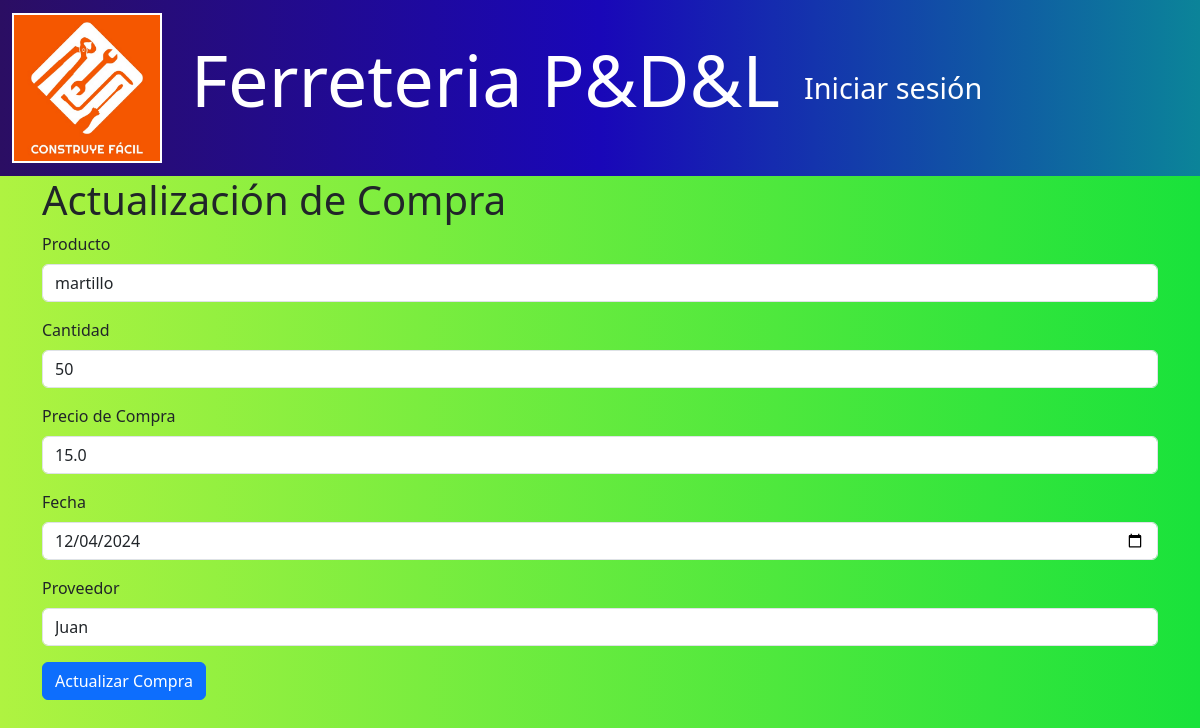
The app's page /compras/edit/1 with its own data.
### models/compra_model.py (models this page shows, shortened)
class Compra(db.Model):
    __tablename__ = "compras"
    id = db.Column(db.Integer, primary_key=True)
    producto_id = db.Column(db.Integer, db.ForeignKey('productos.id'), nullable=False)
    cantidad = db.Column(db.Integer, nullable=False)
    precio_compra = db.Column(db.Float, nullable=False)
    fecha = db.Column(db.Date, nullable=False)
    proveedor = db.Column(db.String(100), nullable=False)
    producto = db.relationship('Producto', back_populates='compras')
    @staticmethod
    def get_by_id(id):
        return Compra.query.get(id)

### models/producto_model.py (models this page shows, shortened)
class Producto(db.Model):
    __tablename__ = "productos"
    id = db.Column(db.Integer, primary_key=True)
    nombre = db.Column(db.String(100), nullable=False)
    descripcion = db.Column(db.String(120), nullable=False)
    precio = db.Column(db.Float(11, 2), nullable=False)
    stock = db.Column(db.Integer, nullable=False)
    ventas = db.relationship('Venta', back_populates='producto')
    compras = db.relationship('Compra', back_populates='producto')
    facturas = db.relationship('Factura', back_populates='producto')

### controllers/compra_controller.py (the view, shortened to what this page needs)
@compra_bp.route("/edit/<int:id>", methods=['GET', 'POST'])
def edit(id):
    compra = Compra.get_by_id(id)
    if not compra:
        flash("Compra no encontrada.", "error")
        return redirect(url_for('compra.index'))
    productos = Producto.query.all()
    return compra_view.edit(compra, productos)

### run.py (called while the page is built)
@app.context_processor
def inject_active_path():
    def is_active(path):
        return 'active' if request.path == path else ''
    return(dict(is_active =  is_active))

### views/compra_view.py (called while the page is built)
def edit(compra, productos):
    return render_template('compras/edit.html', compra=compra, productos=productos)

### templates/compras/edit.html (shortened to what this page needs)
{% extends 'base.html' %}
{% block content %}
<h1>Actualización de Compra</h1>
<form action="{{ url_for('compra.edit', id=compra.id) }}" method="POST">
    <div class="mb-3">
        <label for="producto_id" class="form-label">Producto</label>
        <select name="producto_id" class="form-control" required>
            {% for producto in productos %}
            <option value="{{ producto.id }}" {% if producto.id == compra.producto_id %}selected{% endif %}>
                {{ producto.nombre }}
            </option>
            {% endfor %}
        </select>
    </div>
    <div class="mb-3">
        <label for="cantidad" class="form-label">Cantidad</label>
        <input type="number" class="form-control" name="cantidad" value="{{ compra.cantidad }}" min="1" required>
    </div>
    <div class="mb-3">
        <label for="precio_compra" class="form-label">Precio de Compra</label>
        <input type="number" step="0.01" class="form-control" name="precio_compra" value="{{ compra.precio_compra }}" required>
    </div>
    <div class="mb-3">
        <label for="fecha" class="form-label">Fecha</label>
        <input type="date" class="form-control" name="fecha" value="{{ compra.fecha }}" required>
    </div>
    <div class="mb-3">
        <label for="proveedor" class="form-label">Proveedor</label>
        <input type="text" class="form-control" name="proveedor" value="{{ compra.proveedor }}" required>
    </div>
    <button type="submit" class="btn btn-primary">Actualizar Compra</button>
</form>
{% endblock %}

### templates/base.html (style rules this page uses)
body { background: linear-gradient(to right, #aff341, #19e23b); min-height: 100vh; }

### records on screen
Compra: producto_id "martillo", cantidad "50", precio_compra "15.0", fecha "12/04/2024", proveedor "Juan"
